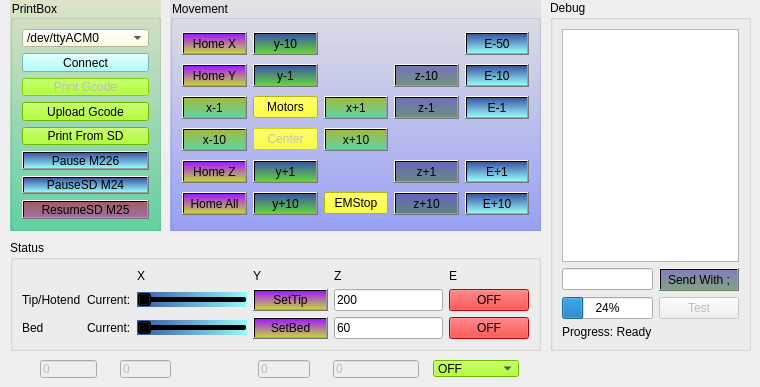
      <widget class="QWidget" name="tab">
       <attribute name="title">
        <string>Control</string>
       </attribute>
       <widget class="QGroupBox" name="groupBox_3">
        <property name="geometry">
         <rect>
          <x>170</x>
          <y>0</y>
          <width>371</width>
          <height>231</height>
         </rect>
        </property>
        <property name="sizePolicy">
         <sizepolicy hsizetype="Maximum" vsizetype="Fixed">
          <horstretch>0</horstretch>
          <verstretch>0</verstretch>
         </sizepolicy>
        </property>
        <property name="styleSheet">
         <string notr="true">background-color: qlineargradient(spread:pad, x1:0, y1:0, x2:0, y2:1,   stop:0 rgba(90, 86, 132, 20), stop:1 rgba(98, 111, 252, 155))</string>
        </property>
        <property name="title">
         <string>Movement</string>
        </property>
        <layout class="QGridLayout" name="gridLayout_5">
         <item row="1" column="4">
          <widget class="QPushButton" name="em10btn">
           <property name="styleSheet">
            <string notr="true">background-color: qlineargradient(spread:pad, x1:0, y1:0, x2:0, y2:1,   stop:0 rgba(60, 86, 162, 255), stop:1 rgba(150,250,250, 255))</string>
           </property>
           <property name="text">
            <string>E-10</string>
           </property>
          </widget>
         </item>
         <item row="6" column="4">
          <widget class="QPushButton" name="e10btn">
           <property name="styleSheet">
            <string notr="true">background-color: qlineargradient(spread:pad, x1:0, y1:0, x2:0, y2:1,   stop:0 rgba(60, 86, 162, 255), stop:1 rgba(150,250,250, 255))</string>
           </property>
           <property name="text">
            <string>E+10</string>
           </property>
          </widget>
         </item>
         <item row="4" column="3">
          <widget class="QPushButton" name="z1btn">
           <property name="styleSheet">
            <string notr="true">background-color: qlineargradient(spread:pad, x1:0, y1:0, x2:0, y2:1,   stop:0 rgba(60, 56,155, 155), stop:1 rgba(58, 111, 62,155))</string>
           </property>
           <property name="text">
            <string>z+1</string>
           </property>
          </widget>
         </item>
         <item row="2" column="4">
          <widget class="QPushButton" name="em1btn">
           <property name="styleSheet">
            <string notr="true">background-color: qlineargradient(spread:pad, x1:0, y1:0, x2:0, y2:1,   stop:0 rgba(60, 86, 162, 255), stop:1 rgba(150,250,250, 255))</string>
           </property>
           <property name="text">
            <string>E-1</string>
           </property>
          </widget>
         </item>
         <item row="6" column="3">
          <widget class="QPushButton" name="z10btn">
           <property name="styleSheet">
            <string notr="true">background-color: qlineargradient(spread:pad, x1:0, y1:0, x2:0, y2:1,   stop:0 rgba(60, 56,155, 155), stop:1 rgba(58, 111, 62,155))</string>
           </property>
           <property name="text">
            <string>z+10</string>
           </property>
          </widget>
         </item>
         <item row="1" column="0">
          <widget class="QPushButton" name="homeybtn">
           <property name="styleSheet">
            <string notr="true">background-color: qlineargradient(spread:pad, x1:0, y1:0, x2:0, y2:1,   stop:0 rgba(160, 26,255, 255), stop:1 rgba(198, 211, 62, 255))</string>
           </property>
           <property name="text">
            <string>Home Y</string>
           </property>
          </widget>
         </item>
         <item row="2" column="0">
          <widget class="QPushButton" name="xm1">
           <property name="styleSheet">
            <string notr="true">background-color: qlineargradient(spread:pad, x1:0, y1:0, x2:0, y2:1,   stop:0 rgba(160, 186, 62, 255), stop:1 rgba(98, 211, 162, 255))</string>
           </property>
           <property name="text">
            <string>x-1</string>
           </property>
          </widget>
         </item>
         <item row="1" column="1">
          <widget class="QPushButton" name="ym1btn">
           <property name="styleSheet">
            <string notr="true">background-color: qlineargradient(spread:pad, x1:0, y1:0, x2:0, y2:1,   stop:0 rgba(60, 86, 162, 255), stop:1 rgba(98, 211, 62, 255))</string>
           </property>
           <property name="text">
            <string>y-1</string>
           </property>
          </widget>
         </item>
         <item row="3" column="0">
          <widget class="QPushButton" name="xm10btn">
           <property name="styleSheet">
            <string notr="true">background-color: qlineargradient(spread:pad, x1:0, y1:0, x2:0, y2:1,   stop:0 rgba(160, 186, 62, 255), stop:1 rgba(98, 211, 162, 255))</string>
           </property>
           <property name="text">
            <string>x-10</string>
           </property>
          </widget>
         </item>
         <item row="4" column="1">
          <widget class="QPushButton" name="y1btn">
           <property name="styleSheet">
            <string notr="true">background-color: qlineargradient(spread:pad, x1:0, y1:0, x2:0, y2:1,   stop:0 rgba(60, 86, 162, 255), stop:1 rgba(98, 211, 62, 255))</string>
           </property>
           <property name="text">
            <string>y+1</string>
           </property>
          </widget>
         </item>
         <item row="2" column="1">
          <widget class="QPushButton" name="motorsbtn">
           <property name="styleSheet">
            <string notr="true">background-color: rgb(255,255,0);</string>
           </property>
           <property name="text">
            <string>Motors</string>
           </property>
          </widget>
         </item>
         <item row="6" column="1">
          <widget class="QPushButton" name="y10btn">
           <property name="styleSheet">
            <string notr="true">background-color: qlineargradient(spread:pad, x1:0, y1:0, x2:0, y2:1,   stop:0 rgba(60, 86, 162, 255), stop:1 rgba(98, 211, 62, 255))</string>
           </property>
           <property name="text">
            <string>y+10</string>
           </property>
          </widget>
         </item>
         <item row="3" column="2">
          <widget class="QPushButton" name="x10btn">
           <property name="styleSheet">
            <string notr="true">background-color: qlineargradient(spread:pad, x1:0, y1:0, x2:0, y2:1,   stop:0 rgba(160, 186, 62, 255), stop:1 rgba(98, 211, 162, 255))</string>
           </property>
           <property name="text">
            <string>x+10</string>
           </property>
          </widget>
         </item>
         <item row="4" column="0">
          <widget class="QPushButton" name="homezbtn">
           <property name="styleSheet">
            <string notr="true">background-color: qlineargradient(spread:pad, x1:0, y1:0, x2:0, y2:1,   stop:0 rgba(160, 26,255, 255), stop:1 rgba(198, 211, 62, 255))</string>
           </property>
           <property name="text">
            <string>Home Z</string>
           </property>
          </widget>
         </item>
         <item row="6" column="2">
          <widget class="QPushButton" name="emstopbtn">
           <property name="styleSheet">
            <string notr="true">background-color: rgb(255,255,0);</string>
           </property>
           <property name="text">
            <string>EMStop</string>
           </property>
          </widget>
         </item>
         <item row="0" column="4">
          <widget class="QPushButton" name="em50btn">
           <property name="styleSheet">
            <string notr="true">background-color: qlineargradient(spread:pad, x1:0, y1:0, x2:0, y2:1,   stop:0 rgba(60, 86, 162, 255), stop:1 rgba(150,250,250, 255))</string>
           </property>
           <property name="text">
            <string>E-50</string>
           </property>
          </widget>
         </item>
         <item row="0" column="0">
          <widget class="QPushButton" name="homexbtn">
           <property name="styleSheet">
            <string notr="true">background-color: qlineargradient(spread:pad, x1:0, y1:0, x2:0, y2:1,   stop:0 rgba(160, 26,255, 255), stop:1 rgba(198, 211, 62, 255))</string>
           </property>
           <property name="text">
            <string>Home X</string>
           </property>
          </widget>
         </item>
         <item row="4" column="4">
          <widget class="QPushButton" name="e1btn">
           <property name="styleSheet">
            <string notr="true">background-color: qlineargradient(spread:pad, x1:0, y1:0, x2:0, y2:1,   stop:0 rgba(60, 86, 162, 255), stop:1 rgba(150,250,250, 255))</string>
           </property>
           <property name="text">
            <string>E+1</string>
           </property>
          </widget>
         </item>
         <item row="6" column="0">
          <widget class="QPushButton" name="homeallbtn">
           <property name="styleSheet">
            <string notr="true">background-color: qlineargradient(spread:pad, x1:0, y1:0, x2:0, y2:1,   stop:0 rgba(160, 26,255, 255), stop:1 rgba(198, 211, 62, 255))</string>
           </property>
           <property name="text">
            <string>Home All</string>
           </property>
          </widget>
         </item>
         <item row="0" column="1">
          <widget class="QPushButton" name="ym10btn">
           <property name="styleSheet">
            <string notr="true">background-color: qlineargradient(spread:pad, x1:0, y1:0, x2:0, y2:1,   stop:0 rgba(60, 86, 162, 255), stop:1 rgba(98, 211, 62, 255))</string>
           </property>
           <property name="text">
            <string>y-10</string>
           </property>
          </widget>
         </item>
         <item row="1" column="3">
          <widget class="QPushButton" name="zm10">
           <property name="styleSheet">
            <string notr="true">background-color: qlineargradient(spread:pad, x1:0, y1:0, x2:0, y2:1,   stop:0 rgba(60, 56,155, 155), stop:1 rgba(58, 111, 62,155))</string>
           </property>
           <property name="text">
            <string>z-10</string>
           </property>
          </widget>
         </item>
         <item row="2" column="3">
          <widget class="QPushButton" name="zm1btn">
           <property name="styleSheet">
            <string notr="true">background-color: qlineargradient(spread:pad, x1:0, y1:0, x2:0, y2:1,   stop:0 rgba(60, 56,155, 155), stop:1 rgba(58, 111, 62,155))</string>
           </property>
           <property name="text">
            <string>z-1</string>
           </property>
          </widget>
         </item>
         <item row="3" column="1">
          <widget class="QPushButton" name="centerbtn">
           <property name="enabled">
            <bool>false</bool>
           </property>
           <property name="styleSheet">
            <string notr="true">background-color: rgb(255,255,0);</string>
           </property>
           <property name="text">
            <string>Center</string>
           </property>
          </widget>
         </item>
         <item row="2" column="2">
          <widget class="QPushButton" name="x1btn">
           <property name="styleSheet">
            <string notr="true">background-color: qlineargradient(spread:pad, x1:0, y1:0, x2:0, y2:1,   stop:0 rgba(160, 186, 62, 255), stop:1 rgba(98, 211, 162, 255))</string>
           </property>
           <property name="text">
            <string>x+1</string>
           </property>
          </widget>
         </item>
        </layout>
       </widget>
       <widget class="QGroupBox" name="groupBox">
        <property name="geometry">
         <rect>
          <x>550</x>
          <y>0</y>
          <width>201</width>
          <height>351</height>
         </rect>
        </property>
        <property name="sizePolicy">
         <sizepolicy hsizetype="Fixed" vsizetype="Fixed">
          <horstretch>0</horstretch>
          <verstretch>0</verstretch>
         </sizepolicy>
        </property>
        <property name="styleSheet">
         <string notr="true"/>
        </property>
        <property name="title">
         <string>Debug</string>
        </property>
        <layout class="QGridLayout" name="gridLayout_10">
         <item row="2" column="1">
          <widget class="QPushButton" name="pushButton_22">
           <property name="enabled">
            <bool>false</bool>
           </property>
           <property name="text">
            <string>Test</string>
           </property>
          </widget>
         </item>
         <item row="3" column="0" colspan="2">
          <widget class="QLabel" name="label">
           <property name="text">
            <string>Progress: Ready</string>
           </property>
          </widget>
         </item>
         <item row="2" column="0">
          <widget class="QProgressBar" name="progressBar">
           <property name="value">
            <number>24</number>
           </property>
          </widget>
         </item>
         <item row="0" column="0" colspan="2">
          <widget class="QTextEdit" name="console"/>
         </item>
         <item row="1" column="0">
          <widget class="QLineEdit" name="lineEdit"/>
         </item>
         <item row="1" column="1">
          <widget class="QPushButton" name="sendbtn">
           <property name="styleSheet">
            <string notr="true">background-color: qlineargradient(spread:pad, x1:0, y1:0, x2:0, y2:1,   stop:0 rgba(60, 56,155, 155), stop:1 rgba(58, 111, 62,155))</string>
           </property>
           <property name="text">
            <string>Send With ;</string>
           </property>
          </widget>
         </item>
        </layout>
       </widget>
       <widget class="QGroupBox" name="groupBox_6">
        <property name="geometry">
         <rect>
          <x>10</x>
          <y>0</y>
          <width>151</width>
          <height>231</height>
         </rect>
        </property>
        <property name="sizePolicy">
         <sizepolicy hsizetype="Fixed" vsizetype="Fixed">
          <horstretch>0</horstretch>
          <verstretch>0</verstretch>
         </sizepolicy>
        </property>
        <property name="styleSheet">
         <string notr="true">background-color: qlineargradient(spread:pad, x1:0, y1:0, x2:0, y2:1,   stop:0 rgba(160, 186, 62, 55), stop:1 rgba(98, 211, 162, 255))</string>
        </property>
        <property name="title">
         <string>PrintBox</string>
        </property>
        <layout class="QGridLayout" name="gridLayout_6">
         <item row="3" column="0">
          <widget class="QPushButton" name="printbtn_2">
           <property name="enabled">
            <bool>false</bool>
           </property>
           <property name="styleSheet">
            <string notr="true">background-color: rgb(155,255,0);</string>
           </property>
           <property name="text">
            <string>Print Gcode</string>
           </property>
          </widget>
         </item>
         <item row="2" column="0">
          <widget class="QPushButton" name="connectionbtn">
           <property name="styleSheet">
            <string notr="true">background-color: rgb(155,255,250);</string>
           </property>
           <property name="text">
            <string>Connect</string>
           </property>
          </widget>
         </item>
         <item row="4" column="0">
          <widget class="QPushButton" name="uploadsdbtn2">
           <property name="styleSheet">
            <string notr="true">background-color: rgb(155,255,0);</string>
           </property>
           <property name="text">
            <string>Upload Gcode</string>
           </property>
          </widget>
         </item>
         <item row="1" column="0">
          <widget class="QComboBox" name="portBox">
           <property name="styleSheet">
            <string notr="true">background-color: rgb(255,255,220);</string>
           </property>
           <item>
            <property name="text">
             <string>/dev/ttyACM0</string>
            </property>
           </item>
          </widget>
         </item>
         <item row="7" column="0">
          <widget class="QPushButton" name="pauseSDbtn">
           <property name="styleSheet">
            <string notr="true">background-color: qlineargradient(spread:pad, x1:0, y1:0, x2:0, y2:1,   stop:0 rgba(60, 86, 162, 255), stop:1 rgba(150,250,250, 255))</string>
           </property>
           <property name="text">
            <string>PauseSD M24</string>
           </property>
          </widget>
         </item>
         <item row="8" column="0">
          <widget class="QPushButton" name="pauseSDbtn_2">
           <property name="styleSheet">
            <string notr="true">background-color: qlineargradient(spread:pad, x1:0, y1:0, x2:0, y2:1,   stop:0 rgba(160, 96,95, 255), stop:1 rgba(158, 111, 162,255))</string>
           </property>
           <property name="text">
            <string>ResumeSD M25</string>
           </property>
          </widget>
         </item>
         <item row="6" column="0">
          <widget class="QPushButton" name="pausebtn">
           <property name="styleSheet">
            <string notr="true">background-color: qlineargradient(spread:pad, x1:0, y1:0, x2:0, y2:1,   stop:0 rgba(60, 86, 162, 255), stop:1 rgba(150,250,250, 255))</string>
           </property>
           <property name="text">
            <string>Pause M226</string>
           </property>
          </widget>
         </item>
         <item row="5" column="0">
          <widget class="QPushButton" name="uploadprintbtn_3">
           <property name="styleSheet">
            <string notr="true">background-color: rgb(155,255,0);</string>
           </property>
           <property name="text">
            <string>Print From SD</string>
           </property>
          </widget>
         </item>
        </layout>
       </widget>
       <widget class="QGroupBox" name="statusbox">
        <property name="geometry">
         <rect>
          <x>10</x>
          <y>240</y>
          <width>531</width>
          <height>111</height>
         </rect>
        </property>
        <property name="sizePolicy">
         <sizepolicy hsizetype="Preferred" vsizetype="Fixed">
          <horstretch>0</horstretch>
          <verstretch>0</verstretch>
         </sizepolicy>
        </property>
        <property name="title">
         <string>Status</string>
        </property>
        <layout class="QGridLayout" name="gridLayout_3">
         <item row="2" column="7">
          <widget class="QPushButton" name="setTipbutton">
           <property name="styleSheet">
            <string notr="true">background-color: qlineargradient(spread:pad, x1:0, y1:0, x2:0, y2:1,   stop:0 rgba(160, 26,255, 255), stop:1 rgba(198, 211, 62, 255))</string>
           </property>
           <property name="text">
            <string>SetTip</string>
           </property>
          </widget>
         </item>
         <item row="3" column="9">
          <widget class="QLineEdit" name="setbedinput">
           <property name="text">
            <string>60</string>
           </property>
          </widget>
         </item>
         <item row="3" column="7">
          <widget class="QPushButton" name="setBedbtn">
           <property name="styleSheet">
            <string notr="true">background-color: qlineargradient(spread:pad, x1:0, y1:0, x2:0, y2:1,   stop:0 rgba(160, 26,255, 255), stop:1 rgba(198, 211, 62, 255))</string>
           </property>
           <property name="text">
            <string>SetBed</string>
           </property>
          </widget>
         </item>
         <item row="2" column="0">
          <widget class="QLabel" name="label_6">
           <property name="text">
            <string>Tip/Hotend</string>
           </property>
          </widget>
         </item>
         <item row="2" column="1">
          <widget class="QLabel" name="tiptemp">
           <property name="text">
            <string>Current:</string>
           </property>
          </widget>
         </item>
         <item row="3" column="1">
          <widget class="QLabel" name="bedtemp">
           <property name="text">
            <string>Current:</string>
           </property>
          </widget>
         </item>
         <item row="3" column="6">
          <widget class="QSlider" name="bedtempslide">
           <property name="styleSheet">
            <string notr="true">background-color: qlineargradient(spread:pad, x1:0, y1:0, x2:1, y2:0,   stop:0 rgba(60, 86, 162, 255), stop:1 rgba(150,250,250, 255))</string>
           </property>
           <property name="maximum">
            <number>110</number>
           </property>
           <property name="orientation">
            <enum>Qt::Horizontal</enum>
           </property>
          </widget>
         </item>
         <item row="0" column="9">
          <widget class="QLabel" name="zposlabel">
           <property name="text">
            <string>Z</string>
           </property>
          </widget>
         </item>
         <item row="2" column="9">
          <widget class="QLineEdit" name="settipinput">
           <property name="text">
            <string>200</string>
           </property>
          </widget>
         </item>
         <item row="2" column="11">
          <widget class="QPushButton" name="tippowerbtn">
           <property name="styleSheet">
            <string notr="true">background-color: red</string>
           </property>
           <property name="text">
            <string>OFF</string>
           </property>
          </widget>
         </item>
         <item row="3" column="0">
          <widget class="QLabel" name="label_7">
           <property name="text">
            <string>Bed</string>
           </property>
          </widget>
         </item>
         <item row="0" column="11">
          <widget class="QLabel" name="eposlabel">
           <property name="text">
            <string>E</string>
           </property>
          </widget>
         </item>
         <item row="3" column="11">
          <widget class="QPushButton" name="bedpowerbtn">
           <property name="styleSheet">
            <string notr="true">background-color: red</string>
           </property>
           <property name="text">
            <string>OFF</string>
           </property>
          </widget>
         </item>
         <item row="0" column="6">
          <widget class="QLabel" name="xposlabel">
           <property name="enabled">
            <bool>true</bool>
           </property>
           <property name="text">
            <string>X</string>
           </property>
          </widget>
         </item>
         <item row="2" column="6">
          <widget class="QSlider" name="tiptempslide">
           <property name="enabled">
            <bool>true</bool>
           </property>
           <property name="styleSheet">
            <string notr="true">background-color: qlineargradient(spread:pad, x1:0, y1:0, x2:1, y2:0,   stop:0 rgba(60, 86, 162, 255), stop:1 rgba(150,250,250, 255))</string>
           </property>
           <property name="maximum">
            <number>230</number>
           </property>
           <property name="orientation">
            <enum>Qt::Horizontal</enum>
           </property>
          </widget>
         </item>
         <item row="0" column="7">
          <widget class="QLabel" name="yposlabel">
           <property name="text">
            <string>Y</string>
           </property>
          </widget>
         </item>
        </layout>
       </widget>
       <widget class="QLineEdit" name="ecoord">
        <property name="enabled">
         <bool>false</bool>
        </property>
        <property name="geometry">
         <rect>
          <x>333</x>
          <y>360</y>
          <width>86</width>
          <height>18</height>
         </rect>
        </property>
        <property name="text">
         <string>0</string>
        </property>
       </widget>
       <widget class="QLineEdit" name="zcoord">
        <property name="enabled">
         <bool>false</bool>
        </property>
        <property name="geometry">
         <rect>
          <x>258</x>
          <y>360</y>
          <width>52</width>
          <height>18</height>
         </rect>
        </property>
        <property name="text">
         <string>0</string>
        </property>
       </widget>
       <widget class="QLineEdit" name="ycoord">
        <property name="enabled">
         <bool>false</bool>
        </property>
        <property name="geometry">
         <rect>
          <x>120</x>
          <y>360</y>
          <width>51</width>
          <height>18</height>
         </rect>
        </property>
        <property name="text">
         <string>0</string>
        </property>
       </widget>
       <widget class="QComboBox" name="comboBox_2">
        <property name="geometry">
         <rect>
          <x>433</x>
          <y>360</y>
          <width>86</width>
          <height>17</height>
         </rect>
        </property>
        <property name="styleSheet">
         <string notr="true">background-color: rgb(155,255,0);</string>
        </property>
        <item>
         <property name="text">
          <string>OFF</string>
         </property>
        </item>
        <item>
         <property name="text">
          <string>ON</string>
         </property>
        </item>
       </widget>
       <widget class="QLineEdit" name="xcoord">
        <property name="enabled">
         <bool>false</bool>
        </property>
        <property name="geometry">
         <rect>
          <x>40</x>
          <y>360</y>
          <width>57</width>
          <height>18</height>
         </rect>
        </property>
        <property name="text">
         <string>0</string>
        </property>
       </widget>
      </widget>
